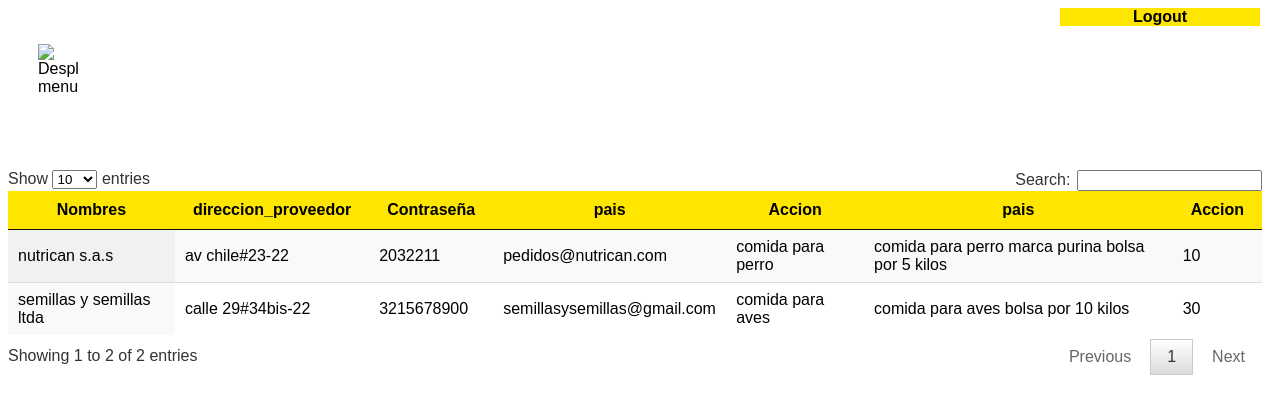
The app's page /consultar_proveedor.php with its own data.
### tables this page shows
CREATE TABLE IF NOT EXISTS `proveedores` (
  `id_proveedor` int(6) NOT NULL AUTO_INCREMENT,
  `nombre_proverdor` varchar(50) NOT NULL,
  `direccion_proveedor` varchar(50) NOT NULL,
  `telefono_proveedor` varchar(20) NOT NULL,
  `correo` varchar(50) NOT NULL,
  `producto_servicio` varchar(50) NOT NULL,
  `descripcion` varchar(100) NOT NULL,
  `cantidad` int(4) NOT NULL,
  PRIMARY KEY (`id_proveedor`)
);

### consultar_proveedor.php (the view, shortened to what this page needs)
<!DOCTYPE html>
<html lang="en">
<head>
	<link rel="stylesheet" href="jquery.dataTables.css">
</head>
<body style="font-family:Arial, Helvetica, Verdana;">
<a href="logout.php" style='text-decoration:none; color:#000; '><div style=" float:left; width: 200px; font-family:Arial, Helvetica, Verdana; font-weight: bold; margin-left:1052px;   background-color:#FFE600; text-align:center;">Logout</div></a>
<br><br>
<img src="images/menuo_icon.png" id='oculto2' onclick="mostrar1()" style="float:left; width:40px; margin-left:30px;  cursor: pointer;" title="Desplegar menu">
<br><br><br><br>
<br>
<br><br>
<?php
 $query = "SELECT * FROM  proveedores ";
    $result = mysql_query($query);
	echo'
	<table id="tabla" class="display" cellspacing="0"  style="background-color: #FFF; border:1px; margin-top:30px; ">
        <thead>
            <tr>
<th style="background-color: #FFE600; font-family:Arial, Helvetica, Verdana;">Nombres</th>
<th style="background-color: #FFE600; font-family:Arial, Helvetica, Verdana;">direccion_proveedor</th>
<th style="background-color: #FFE600; font-family:Arial, Helvetica, Verdana;">Contrase&ntilde;a</th>
<th style="background-color: #FFE600; font-family:Arial, Helvetica, Verdana;">pais</th>
<th style="background-color: #FFE600; font-family:Arial, Helvetica, Verdana;">Accion</th>
<th style="background-color: #FFE600; font-family:Arial, Helvetica, Verdana;">pais</th>
<th style="background-color: #FFE600; font-family:Arial, Helvetica, Verdana;">Accion</th>
            </tr>
        </thead>';
     echo"<tbody>";
		while ($registro = mysql_fetch_array($result))
		{
echo "
             <tr>
	  <td style=' font-family:Arial, Helvetica, Verdana;'>$registro[nombre_proverdor]</td>
	  <td style=' font-family:Arial, Helvetica, Verdana;'>$registro[direccion_proveedor]</td>
	  <td style=' font-family:Arial, Helvetica, Verdana;'>$registro[telefono_proveedor]</td>
	  <td style=' font-family:Arial, Helvetica, Verdana;'>$registro[correo]</td>
	  <td style=' font-family:Arial, Helvetica, Verdana;'>$registro[producto_servicio]</td>
	  <td style=' font-family:Arial, Helvetica, Verdana;'>$registro[descripcion]</td>
	  <td style=' font-family:Arial, Helvetica, Verdana;'>$registro[cantidad]</td>
            </tr>
             ";
}
echo "
        </tbody>
    </table>";
	?>
</body>
</html>

### records on screen
proveedores: nombre_proverdor "nutrican s.a.s", direccion_proveedor "av chile#23-22", telefono_proveedor "2032211", correo "pedidos@nutrican.com", producto_servicio "comida para perro", descripcion "comida para perro marca purina bolsa por 5 kilos", cantidad "10"
proveedores: nombre_proverdor "semillas y semillas ltda", direccion_proveedor "calle 29#34bis-22", telefono_proveedor "3215678900", correo "semillasysemillas@gmail.com", producto_servicio "comida para aves", descripcion "comida para aves bolsa por 10 kilos", cantidad "30"
